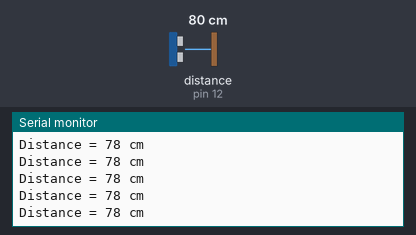
Bench run of a sketch on a simulated Arduino Uno, built with avr-gcc and run on an emulated ATmega328P. Parts: the last lines printed to the serial monitor. Wiring (inferred from the names in the program): ultrasonic range finder: trigger pin 13; echo pin 12. Inputs (shaded band) come from the test bench; at power-on: distance to the obstacle (sensor on pin 12) 80 cm. The echo pulse lasts 58.3 µs per cm.

Above: at 1.2 s.
1.3 s: distance to the obstacle (sensor on pin 12) set to 4 cm
At 1.35 s:
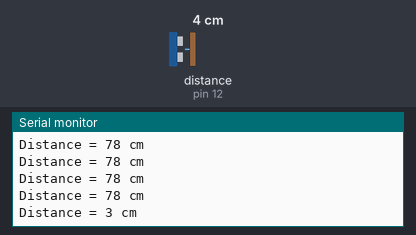
4.3 s: distance to the obstacle (sensor on pin 12) set to 2 cm
At 4.3 s:
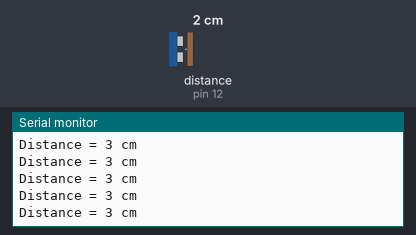
7.3 s: distance to the obstacle (sensor on pin 12) set to 18 cm
At 7.3 s:
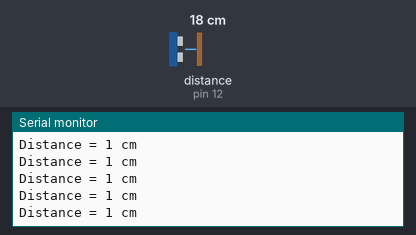
10.3 s: distance to the obstacle (sensor on pin 12) set to 120 cm
At 10.36 s:
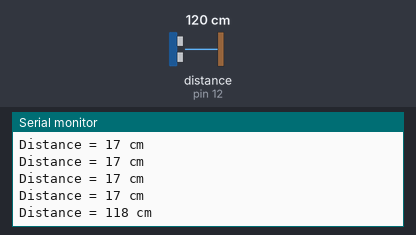
13.3 s: distance to the obstacle (sensor on pin 12) set to 299 cm
At 13.36 s:
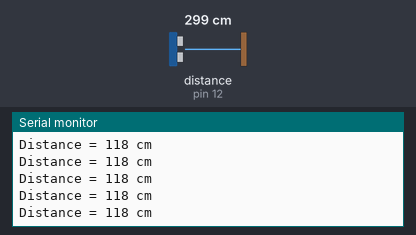
Timing chart, 0 to 16.3 s (numbered marks = the images above; inputs shaded):
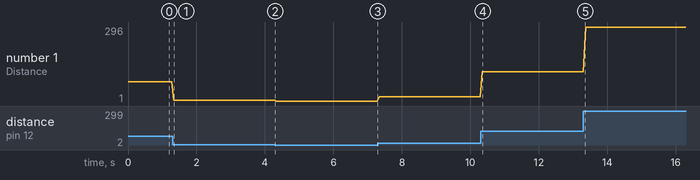

The sketch:

SonicWaterSensor.ino
```cpp
/*
 Created by Rui Santos

 All the resources for this project:
 https://randomnerdtutorials.com/
*/


// Define Trig and Echo pin:
#define trigPin 13
#define echoPin 12
// Define variables:
long duration;
int distance;


#include "LedControl.h"
#include "binary.h"
/*
 DIN connects to pin 12
 CLK connects to pin 11
 CS connects to pin 10
*/
LedControl lc=LedControl(12,11,10,1);

// delay time between faces
unsigned long delaytime=1000;

// happy face
byte hf[8]= {B00111100,B01000010,B10100101,B10000001,B10100101,B10011001,B01000010,B00111100};
// neutral face
byte nf[8]={B00111100, B01000010,B10100101,B10000001,B10111101,B10000001,B01000010,B00111100};
// sad face
byte sf[8]= {B00111100,B01000010,B10100101,B10000001,B10011001,B10100101,B01000010,B00111100};

void setup() {
  lc.shutdown(0,false);
  // Set brightness to a medium value
  lc.setIntensity(0,8);
  // Clear the display
  lc.clearDisplay(0);
  // Define inputs and outputs:
  pinMode(trigPin, OUTPUT);
  pinMode(echoPin, INPUT);
  Serial.begin(9600); // Starts the serial communication
}

void loop(){
  // Clear the trigPin by setting it LOW:
  digitalWrite(trigPin, LOW);
  delayMicroseconds(5);
  // Trigger the sensor by setting the trigPin high for 10 microseconds:
  digitalWrite(trigPin, HIGH);
  delayMicroseconds(10);
  digitalWrite(trigPin, LOW);
  // Read the echoPin, pulseIn() returns the duration (length of the pulse) in microseconds:
  duration = pulseIn(echoPin, HIGH);
  // Calculate the distance:
  distance = duration * 0.034 / 2;
  // Print the distance on the Serial Monitor (Ctrl+Shift+M):
  Serial.print("Distance = ");
  Serial.print(distance);
  Serial.println(" cm");
  delay(50);
}

void drawSad(){
  // Display sad face
  lc.setRow(0,0,sf[0]);
  lc.setRow(0,1,sf[1]);
  lc.setRow(0,2,sf[2]);
  lc.setRow(0,3,sf[3]);
  lc.setRow(0,4,sf[4]);
  lc.setRow(0,5,sf[5]);
  lc.setRow(0,6,sf[6]);
  lc.setRow(0,7,sf[7]);
  delay(delaytime);
}
void drawNeutral(){
  // Display neutral face
  lc.setRow(0,0,nf[0]);
  lc.setRow(0,1,nf[1]);
  lc.setRow(0,2,nf[2]);
  lc.setRow(0,3,nf[3]);
  lc.setRow(0,4,nf[4]);
  lc.setRow(0,5,nf[5]);
  lc.setRow(0,6,nf[6]);
  lc.setRow(0,7,nf[7]);
  delay(delaytime);
}
void drawHappy(){
  // Display happy face
  lc.setRow(0,0,hf[0]);
  lc.setRow(0,1,hf[1]);
  lc.setRow(0,2,hf[2]);
  lc.setRow(0,3,hf[3]);
  lc.setRow(0,4,hf[4]);
  lc.setRow(0,5,hf[5]);
  lc.setRow(0,6,hf[6]);
  lc.setRow(0,7,hf[7]);
  delay(delaytime);
}
```

Measured:
- after the input at 1.3 s, the serial monitor: prints a new line at once (image 1)
- after the input at 10.3 s, the serial monitor: prints a new line after 0.05 s (image 4)
- plotted number 1: 78 → 3 after the input at 1.3 s, 3 → 1 after the input at 4.3 s, 1 → 17 after the input at 7.3 s, 17 → 118 after the input at 10.3 s, 118 → 296 after the input at 13.3 s
